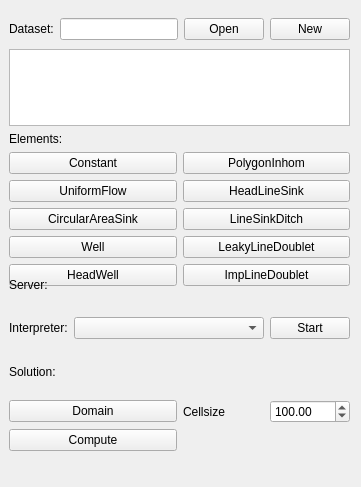
<?xml version="1.0" encoding="UTF-8"?>
<ui version="4.0">
 <class>QgisTimDockWidgetBase</class>
 <widget class="QDockWidget" name="QgisTimDockWidgetBase">
  <property name="geometry">
   <rect>
    <x>0</x>
    <y>0</y>
    <width>361</width>
    <height>487</height>
   </rect>
  </property>
  <property name="windowTitle">
   <string>Qgis-Tim</string>
  </property>
  <widget class="QWidget" name="dockWidgetContents">
   <layout class="QGridLayout" name="gridLayout">
    <item row="0" column="0">
     <widget class="QWidget" name="widget" native="true">
      <widget class="QWidget" name="gridLayoutWidget">
       <property name="geometry">
        <rect>
         <x>0</x>
         <y>0</y>
         <width>341</width>
         <height>41</height>
        </rect>
       </property>
       <layout class="QGridLayout" name="gridLayout_2">
        <item row="0" column="3">
         <widget class="QPushButton" name="newGeopackageButton">
          <property name="text">
           <string>New</string>
          </property>
         </widget>
        </item>
        <item row="0" column="1">
         <widget class="QLineEdit" name="datasetLineEdit"/>
        </item>
        <item row="0" column="0">
         <widget class="QLabel" name="label">
          <property name="text">
           <string>Dataset:</string>
          </property>
         </widget>
        </item>
        <item row="0" column="2">
         <widget class="QPushButton" name="openGeopackageButton">
          <property name="text">
           <string>Open</string>
          </property>
         </widget>
        </item>
       </layout>
      </widget>
      <widget class="QWidget" name="gridLayoutWidget_2">
       <property name="geometry">
        <rect>
         <x>0</x>
         <y>40</y>
         <width>341</width>
         <height>237</height>
        </rect>
       </property>
       <layout class="QGridLayout" name="gridLayout_3">
        <item row="4" column="1">
         <widget class="QPushButton" name="lineSinkDitchButton">
          <property name="text">
           <string>LineSinkDitch</string>
          </property>
         </widget>
        </item>
        <item row="3" column="0">
         <widget class="QPushButton" name="uniformFlowButton">
          <property name="text">
           <string>UniformFlow</string>
          </property>
         </widget>
        </item>
        <item row="7" column="0">
         <widget class="QPushButton" name="wellButton">
          <property name="text">
           <string>Well</string>
          </property>
         </widget>
        </item>
        <item row="7" column="1">
         <widget class="QPushButton" name="leakyLineDoubletButton">
          <property name="text">
           <string>LeakyLineDoublet</string>
          </property>
         </widget>
        </item>
        <item row="1" column="0">
         <widget class="QLabel" name="label_2">
          <property name="text">
           <string>Elements:</string>
          </property>
         </widget>
        </item>
        <item row="8" column="1">
         <widget class="QPushButton" name="impLineDoubletButton">
          <property name="text">
           <string>ImpLineDoublet</string>
          </property>
         </widget>
        </item>
        <item row="3" column="1">
         <widget class="QPushButton" name="headLineSinkButton">
          <property name="text">
           <string>HeadLineSink</string>
          </property>
         </widget>
        </item>
        <item row="8" column="0">
         <widget class="QPushButton" name="headWellButton">
          <property name="text">
           <string>HeadWell</string>
          </property>
         </widget>
        </item>
        <item row="2" column="0">
         <widget class="QPushButton" name="constantButton">
          <property name="text">
           <string>Constant</string>
          </property>
         </widget>
        </item>
        <item row="2" column="1">
         <widget class="QPushButton" name="polygonInhomButton">
          <property name="text">
           <string>PolygonInhom</string>
          </property>
         </widget>
        </item>
        <item row="4" column="0">
         <widget class="QPushButton" name="circAreaSinkButton">
          <property name="text">
           <string>CircularAreaSink</string>
          </property>
         </widget>
        </item>
        <item row="0" column="0" colspan="2">
         <widget class="QTreeView" name="treeView"/>
        </item>
       </layout>
      </widget>
      <widget class="QWidget" name="gridLayoutWidget_3">
       <property name="geometry">
        <rect>
         <x>0</x>
         <y>340</y>
         <width>341</width>
         <height>102</height>
        </rect>
       </property>
       <layout class="QGridLayout" name="gridLayout_4">
        <item row="3" column="1">
         <layout class="QHBoxLayout" name="horizontalLayout_2">
          <item>
           <widget class="QLabel" name="label_4">
            <property name="text">
             <string>Cellsize</string>
            </property>
           </widget>
          </item>
          <item>
           <widget class="QDoubleSpinBox" name="cellsizeSpinBox">
            <property name="decimals">
             <number>2</number>
            </property>
            <property name="maximum">
             <double>10000.000000000000000</double>
            </property>
            <property name="singleStep">
             <double>10.000000000000000</double>
            </property>
            <property name="value">
             <double>100.000000000000000</double>
            </property>
           </widget>
          </item>
         </layout>
        </item>
        <item row="4" column="0">
         <widget class="QPushButton" name="computeButton">
          <property name="text">
           <string>Compute</string>
          </property>
         </widget>
        </item>
        <item row="3" column="0">
         <widget class="QPushButton" name="domainButton">
          <property name="text">
           <string>Domain</string>
          </property>
         </widget>
        </item>
        <item row="2" column="0">
         <widget class="QLabel" name="label_3">
          <property name="text">
           <string>Solution:</string>
          </property>
         </widget>
        </item>
       </layout>
      </widget>
      <widget class="QWidget" name="verticalLayoutWidget_2">
       <property name="geometry">
        <rect>
         <x>0</x>
         <y>250</y>
         <width>341</width>
         <height>80</height>
        </rect>
       </property>
       <layout class="QVBoxLayout" name="verticalLayout_3">
        <item>
         <widget class="QLabel" name="label_6">
          <property name="text">
           <string>Server:</string>
          </property>
         </widget>
        </item>
        <item>
         <layout class="QHBoxLayout" name="horizontalLayout">
          <item>
           <widget class="QLabel" name="label_5">
            <property name="sizePolicy">
             <sizepolicy hsizetype="Minimum" vsizetype="Preferred">
              <horstretch>0</horstretch>
              <verstretch>0</verstretch>
             </sizepolicy>
            </property>
            <property name="text">
             <string>Interpreter:</string>
            </property>
           </widget>
          </item>
          <item>
           <widget class="QComboBox" name="comboBox">
            <property name="sizePolicy">
             <sizepolicy hsizetype="Expanding" vsizetype="Fixed">
              <horstretch>0</horstretch>
              <verstretch>0</verstretch>
             </sizepolicy>
            </property>
           </widget>
          </item>
          <item>
           <widget class="QPushButton" name="serverButton">
            <property name="text">
             <string>Start</string>
            </property>
           </widget>
          </item>
         </layout>
        </item>
       </layout>
      </widget>
     </widget>
    </item>
   </layout>
  </widget>
 </widget>
 <resources/>
 <connections/>
</ui>
